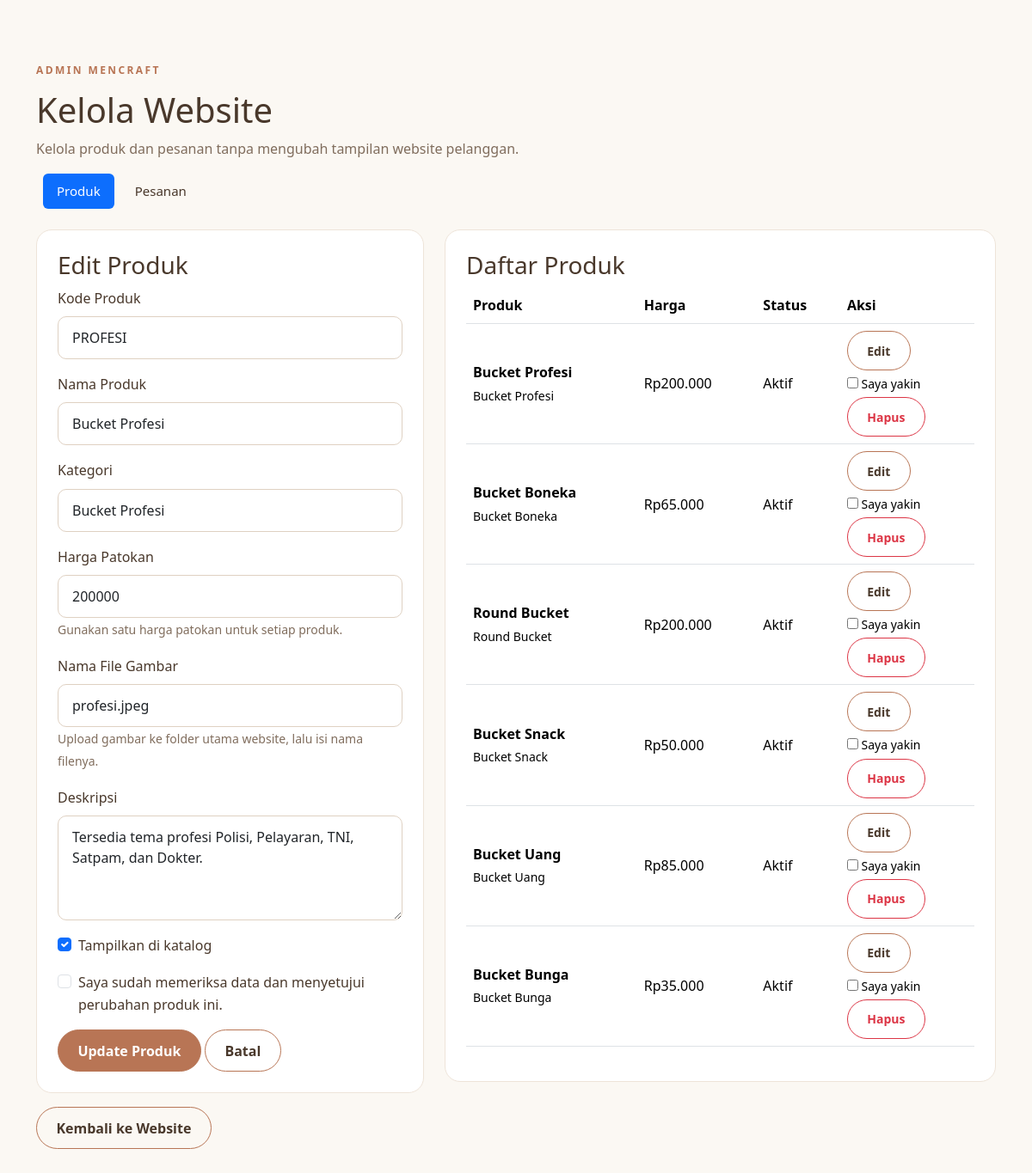
/admin/index.php?edit=6, run on the app's committed database.
### tables this page shows
CREATE TABLE IF NOT EXISTS products (
    id INT UNSIGNED AUTO_INCREMENT PRIMARY KEY,
    product_code VARCHAR(30) NOT NULL UNIQUE,
    name VARCHAR(100) NOT NULL,
    category VARCHAR(100) NOT NULL,
    price INT UNSIGNED NOT NULL,
    description TEXT NOT NULL,
    image VARCHAR(255) NOT NULL,
    is_active TINYINT(1) NOT NULL DEFAULT 1,
    created_at TIMESTAMP NOT NULL DEFAULT CURRENT_TIMESTAMP,
    updated_at TIMESTAMP NOT NULL DEFAULT CURRENT_TIMESTAMP
        ON UPDATE CURRENT_TIMESTAMP
);

### admin/index.php (the view, shortened to what this page needs)
<?php
function rupiah(int $v): string
{
    return 'Rp' . number_format(
        $v,
        0,
        ',',
        '.'
    );
}
$pdo = db();
$products = $pdo
    ->query(
        'SELECT * FROM products ORDER BY id DESC'
    )
    ->fetchAll();
$edit = null;
if (isset($_GET['edit'])) {
    $st = $pdo->prepare(
        'SELECT * FROM products WHERE id = ?'
    );
    $st->execute([
        (int) $_GET['edit']
    ]);
    $edit = $st->fetch() ?: null;
}
$tab = $_GET['tab'] ?? 'products';
?>
<!doctype html>
<html lang="id">
<head>
    <link
        href="https://cdn.jsdelivr.net/npm/bootstrap@5.3.3/dist/css/bootstrap.min.css"
        rel="stylesheet"
    >
    <link
        rel="stylesheet"
        href="../css/style.css"
    >
</head>
<body>
<main class="container section-space">
    <p class="eyebrow">
        ADMIN MENCRAFT
    </p>
    <h1>
        Kelola Website
    </h1>
    <p class="text-muted">
        Kelola produk dan pesanan tanpa mengubah tampilan
        website pelanggan.
    </p>
    <ul class="nav nav-pills mb-4">
        <li class="nav-item">
            <a
                class="nav-link <?= $tab === 'products' ? 'active' : '' ?>"
                href="?tab=products"
            >
                Produk
            </a>
        </li>
        <li class="nav-item">
            <a
                class="nav-link <?= $tab === 'orders' ? 'active' : '' ?>"
                href="?tab=orders"
            >
                Pesanan
            </a>
        </li>
    </ul>
    <?php if ($tab === 'products'): ?>
        <div class="row g-4">
            <div class="col-lg-5">
                <div class="content-card">
                    <h3>
                        <?= $edit ? 'Edit Produk' : 'Tambah Produk' ?>
                    </h3>
                    <form
                        method="post"
                        action="save_product.php"
                        class="crud-form"
                    >
                        <div class="mb-3">
                            <label class="form-label">
                                Kode Produk
                            </label>
                            <input
                                type="text"
                                class="form-control"
                                name="product_code"
                                required
                                value="<?= htmlspecialchars(
                                    $edit['product_code'] ?? ''
                                ) ?>"
                                placeholder="BUNGA"
                            >
                        </div>
                        <div class="mb-3">
                            <label class="form-label">
                                Nama Produk
                            </label>
                            <input
                                type="text"
                                class="form-control"
                                name="name"
                                required
                                value="<?= htmlspecialchars(
                                    $edit['name'] ?? ''
                                ) ?>"
                            >
                        </div>
                        <div class="mb-3">
                            <label class="form-label">
                                Kategori
                            </label>
                            <input
                                type="text"
                                class="form-control"
                                name="category"
                                required
                                value="<?= htmlspecialchars(
                                    $edit['category'] ?? ''
                                ) ?>"
                            >
                        </div>
                        <div class="mb-3">
                            <label class="form-label">
                                Harga Patokan
                            </label>
                            <input
                                type="number"
                                class="form-control"
                                name="price"
                                min="0"
                                required
                                value="<?= htmlspecialchars(
                                    (string) ($edit['price'] ?? '')
                                ) ?>"
                            >
                            <small class="text-muted">
                                Gunakan satu harga patokan
                                untuk setiap produk.
                            </small>
                        </div>
                        <div class="mb-3">
                            <label class="form-label">
                                Nama File Gambar
                            </label>
                            <input
                                type="text"
                                class="form-control"
                                name="image"
                                required
                                value="<?= htmlspecialchars(
                                    $edit['image'] ?? ''
                                ) ?>"
                                placeholder="bunga.jpeg"
                            >
                            <small class="text-muted">
                                Upload gambar ke folder utama
                                website, lalu isi nama filenya.
                            </small>
                        </div>
                        <div class="mb-3">
                            <label class="form-label">
                                Deskripsi
                            </label>
                            <textarea
                                class="form-control"
                                name="description"
                                rows="4"
                                required
                            ><?= htmlspecialchars(
                                $edit['description'] ?? ''
                            ) ?></textarea>
                        </div>
                        <div class="form-check mb-3">
                            <input
                                class="form-check-input"
                                type="checkbox"
                                name="is_active"
                                id="active"
                                <?= (
                                    !$edit ||
                                    (int) $edit['is_active'] === 1
                                ) ? 'checked' : '' ?>
                            >
                            <label
                                class="form-check-label"
                                for="active"
                            >
                                Tampilkan di katalog
                            </label>
                        </div>
                        <div class="form-check mb-3">
                            <input
                                class="form-check-input crud-confirm"
                                type="checkbox"
                                required
                                id="confirm-product"
                            >
                            <label
                                class="form-check-label"
                                for="confirm-product"
                            >
                                Saya sudah memeriksa data dan
                                menyetujui perubahan produk ini.
                            </label>
                        </div>
                        <button
                            class="btn btn-primary"
                            type="submit"
                        >
                            <?= $edit
                                ? 'Update Produk'
                                : 'Simpan Produk'
                            ?>
                        </button>
                        <?php if ($edit): ?>
                            <a
                                class="btn btn-outline-primary"
                                href="index.php"
                            >
                                Batal
                            </a>
                        <?php endif; ?>
                    </form>
                </div>
            </div>
            <div class="col-lg-7">
                <div
                    class="content-card"
                    style="overflow-x: auto;"
                >
                    <h3>
                        Daftar Produk
                    </h3>
                    <table class="table align-middle">
                        <thead>
                            <tr>
                                <th>Produk</th>
                                <th>Harga</th>
                                <th>Status</th>
                                <th>Aksi</th>
                            </tr>
                        </thead>
                        <tbody>
                            <?php foreach ($products as $p): ?>
                                <tr>
                                    <td>
                                        <strong>
                                            <?= htmlspecialchars(
                                                $p['name']
                                            ) ?>
                                        </strong>
                                        <br>
                                        <small>
                                            <?= htmlspecialchars(
                                                $p['category']
                                            ) ?>
                                        </small>
                                    </td>
                                    <td>
                                        <?= rupiah(
                                            (int) $p['price']
                                        ) ?>
                                    </td>
                                    <td>
                                        <?= (
                                            (int) $p['is_active'] === 1
                                        )
                                            ? 'Aktif'
                                            : 'Nonaktif'
                                        ?>
                                    </td>
                                    <td class="text-nowrap">
                                        <a
                                            class="btn btn-sm btn-outline-primary"
                                            href="?edit=<?= $p['id'] ?>"
                                        >
                                            Edit
                                        </a>
                                        <form
                                            method="post"
                                            action="delete_product.php"
                                            class="d-inline crud-form"
                                        >
                                            <label
                                                class="small d-block mt-1"
                                            >
                                                <input
                                                    type="checkbox"
                                                    class="crud-confirm"
                                                    required
                                                >
                                                Saya yakin
                                            </label>
                                            <button
                                                class="btn btn-sm btn-outline-danger mt-1"
                                                type="submit"
                                            >
                                                Hapus
                                            </button>
                                        </form>
                                    </td>
                                </tr>
                            <?php endforeach; ?>
                        </tbody>
                    </table>
                </div>
            </div>
        </div>
    <?php endif; ?>
    <a
        href="../index.php"
        class="btn btn-outline-primary mt-3"
    >
        Kembali ke Website
    </a>
</main>
</body>
</html>

### css/style.css (style rules this page uses)
:root { --cream: #F5EFE6; --beige: #E8D8C4; --brown: #49382B; --terracotta: #B87555; --soft: #FBF8F3; --muted: #806D5D; }
* { box-sizing: border-box; }
body { background: var(--soft); color: var(--brown); font-family: system-ui, -apple-system, "Segoe UI", sans-serif; line-height: 1.65; }
.nav-link { color: var(--brown); margin-left: .5rem; font-size: .94rem; }
.nav-link:hover, .nav-link.active { color: var(--terracotta); }
.eyebrow { color: var(--terracotta); font-size: .75rem; font-weight: 800; letter-spacing: .2em; margin-bottom: .75rem; }
.btn { border-radius: 999px; padding: .72rem 1.4rem; font-weight: 600; }
.btn-primary { background: var(--terracotta); border-color: var(--terracotta); color: #fff; }
.btn-outline-primary { border-color: var(--terracotta); color: var(--brown); }
.section-space { padding-top: 4.5rem; padding-bottom: 4.5rem; }
.content-card, .summary-card, .notice-card, .info-tile { background: white; border: 1px solid #eee4d9; border-radius: 18px; padding: 1.5rem; }
.form-control, .form-select { border-color: #dfd1c2; border-radius: 10px; padding: .75rem 1rem; }
.text-muted { color: var(--muted) !important; }

### data on the page
products: product_code "PROFESI", name "Bucket Profesi", category "Bucket Profesi", price "200000", image "profesi.jpeg", description "Tersedia tema profesi Polisi, Pelayaran, TNI, Satpam, dan Dokter.", is_active "☑", price "Rp200.000", shows "Aktif"
products: name "Bucket Boneka", category "Bucket Boneka", price "Rp65.000", is_active "Aktif"
products: name "Round Bucket", category "Round Bucket", price "Rp200.000", is_active "Aktif"
products: name "Bucket Snack", category "Bucket Snack", price "Rp50.000", is_active "Aktif"
products: name "Bucket Uang", category "Bucket Uang", price "Rp85.000", is_active "Aktif"
products: name "Bucket Bunga", category "Bucket Bunga", price "Rp35.000", is_active "Aktif"
